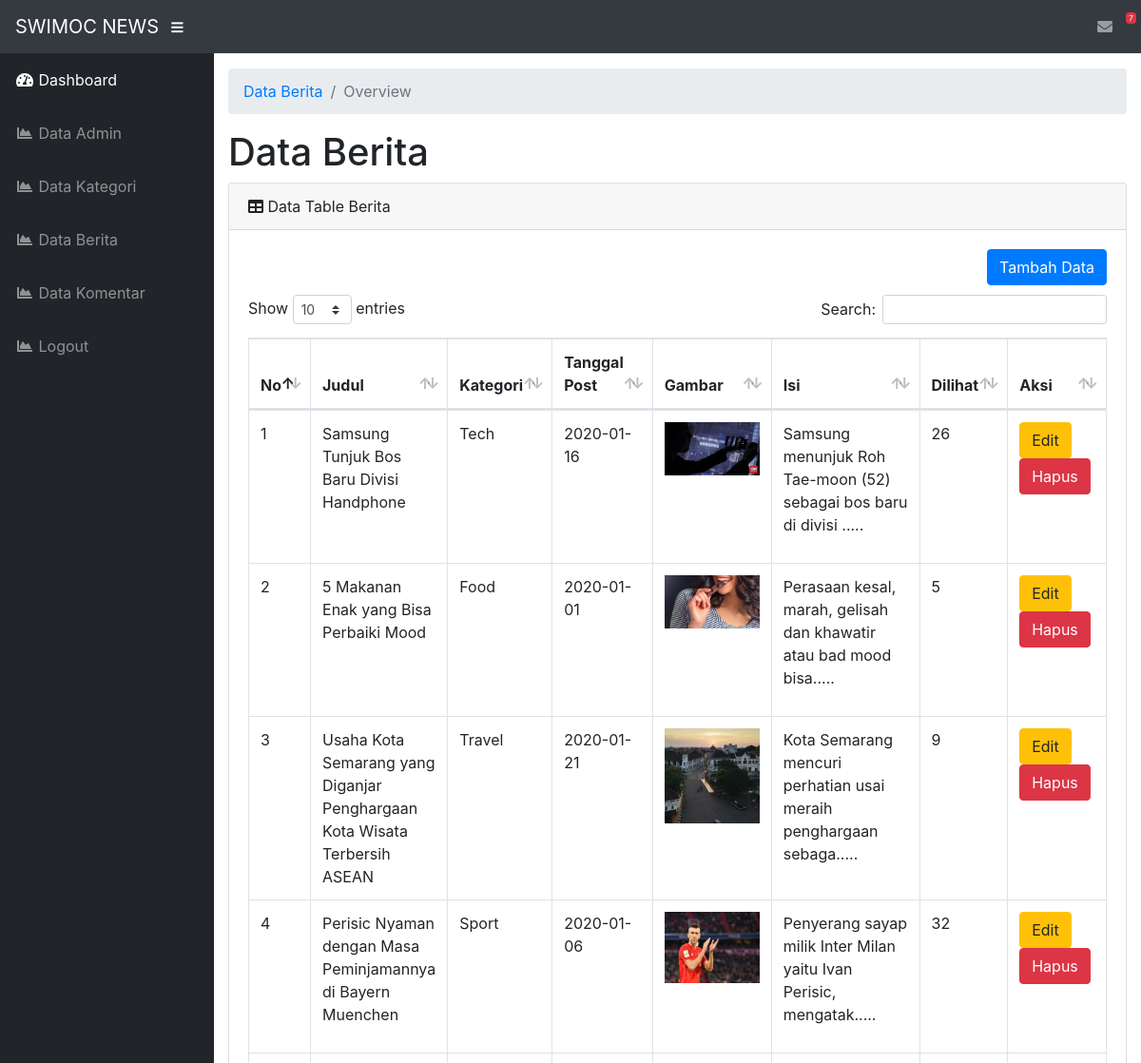
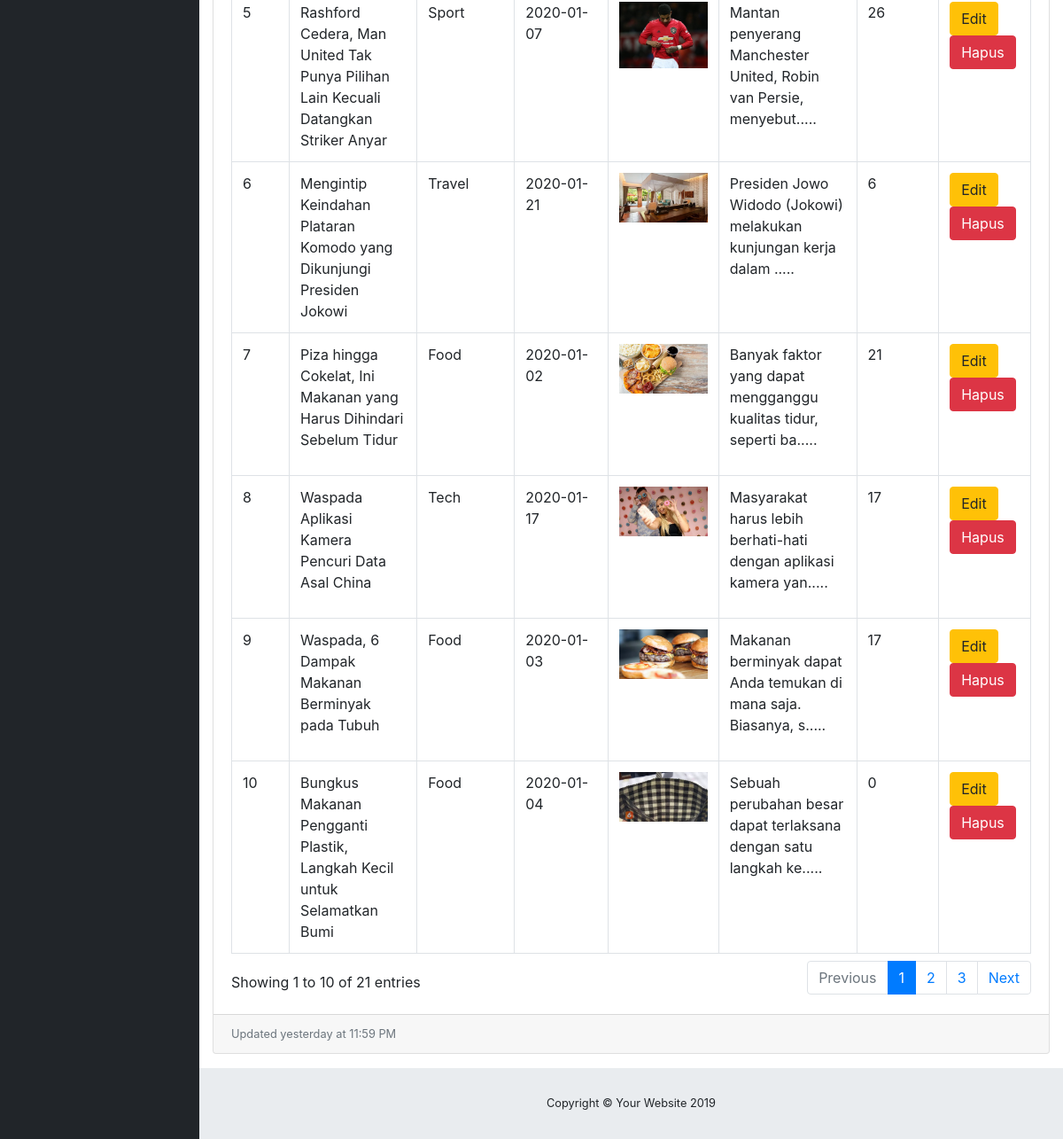
/admin/index.php?page=module/berita/index (signed in), run on the app's committed database (2 pictures, top to bottom).
### tables this page shows
CREATE TABLE `tb_berita` (
  `berita_id` int(11) NOT NULL,
  `kategori_id` int(11) NOT NULL,
  `berita_judul` varchar(225) NOT NULL,
  `berita_tanggal` date NOT NULL,
  `berita_gambar` varchar(225) NOT NULL,
  `berita_isi` text NOT NULL,
  `berita_lihat` int(11) NOT NULL
);

CREATE TABLE `tb_kategori` (
  `kategori_id` int(11) NOT NULL,
  `kategori_nama` varchar(100) NOT NULL
);

### admin/module/berita/index.php (the view)
<div id="content-wrapper">
  <div class="container-fluid">
    <ol class="breadcrumb">
      <li class="breadcrumb-item">
        <a href="index.php?page=module/berita/index">Data Berita</a>
      </li>
      <li class="breadcrumb-item active">Overview</li>
    </ol>
    <h1>Data Berita</h1>
    <div class="card mb-3">
      <div class="card-header">
        <i class="fas fa-table"></i>
        Data Table Berita</div>
      <div class="card-body">
        <a href="index.php?page=module/berita/tambah" class="btn btn-primary" style="float: right">Tambah Data</a> <br><br>
        <div class="table-responsive">
          <table class="table table-bordered" id="dataTable" width="100%" cellspacing="0">
            <thead>
              <tr>
                <th>No</th>
                <th>Judul</th>
                <th>Kategori</th>
                <th>Tanggal Post</th>
                <th>Gambar</th>
                <th>Isi</th>
                <th>Dilihat</th>
                <th width="110px">Aksi</th>
              </tr>
            </thead>
            <tbody>
              <?php
              $no = 1;
              $ambil = $koneksi->query("SELECT * FROM tb_berita,tb_kategori WHERE tb_kategori.kategori_id=tb_berita.kategori_id ORDER BY tb_berita.berita_id ASC");
              while ($pecah = $ambil->fetch_object()) {
              ?>
                <tr>
                  <td><?php echo $no++ ?></td>
                  <td><?php echo $pecah->berita_judul ?></td>
                  <td><?php echo $pecah->kategori_nama ?></td>
                  <td><?php echo $pecah->berita_tanggal ?></td>
                  <td align="center"><img src="assets/gambar_berita/<?php echo $pecah->berita_gambar ?>" alt="load gagal" width="100px"></td>
                  <td><?php
                      $kalimat = $pecah->berita_isi;
                      $cetak = substr($kalimat, 0, 65);
                      echo $cetak . ".....";
                      ?>
                  </td>
                  <td><?php echo $pecah->berita_lihat ?></td>
                  <td>
                    <a href="index.php?page=module/berita/edit&id= <?php echo $pecah->berita_id ?>" class="btn btn-warning">Edit</a>
                    <a href="index.php?page=module/berita/hapus&id= <?php echo $pecah->berita_id ?>" class="btn btn-danger">Hapus</a>
                  </td>
                </tr>
              <?php } ?>
            </tbody>
          </table>
        </div>
      </div>
      <div class="card-footer small text-muted">Updated yesterday at 11:59 PM</div>
    </div>
  </div>
  <footer class="sticky-footer">
    <div class="container my-auto">
      <div class="copyright text-center my-auto">
        <span>Copyright © Your Website 2019</span>
      </div>
    </div>
  </footer>
</div>

### data on the page
tb_berita: berita_judul "Samsung Tunjuk Bos Baru Divisi Handphone", kategori.kategori_nama "Tech", berita_tanggal "2020-01-16", berita_gambar (picture), berita_isi "Samsung menunjuk Roh Tae-moon (52) sebagai bos baru di divisi", berita_lihat "26"
tb_berita: berita_judul "5 Makanan Enak yang Bisa Perbaiki Mood", kategori.kategori_nama "Food", berita_tanggal "2020-01-01", berita_gambar (picture), berita_isi "Perasaan kesal, marah, gelisah dan khawatir atau bad mood bisa", berita_lihat "5"
tb_berita: berita_judul "Usaha Kota Semarang yang Diganjar Penghargaan Kota Wisata Terbersih ASEAN", kategori.kategori_nama "Travel", berita_tanggal "2020-01-21", berita_gambar (picture), berita_isi "Kota Semarang mencuri perhatian usai meraih penghargaan sebaga", berita_lihat "9"
tb_berita: berita_judul "Perisic Nyaman dengan Masa Peminjamannya di Bayern Muenchen", kategori.kategori_nama "Sport", berita_tanggal "2020-01-06", berita_gambar (picture), berita_isi "Penyerang sayap milik Inter Milan yaitu Ivan Perisic, mengatak", berita_lihat "32"
tb_berita: berita_judul "Rashford Cedera, Man United Tak Punya Pilihan Lain Kecuali Datangkan Striker Anyar", kategori.kategori_nama "Sport", berita_tanggal "2020-01-07", berita_gambar (picture), berita_isi "Mantan penyerang Manchester United, Robin van Persie, menyebut", berita_lihat "26"
tb_berita: berita_judul "Mengintip Keindahan Plataran Komodo yang Dikunjungi Presiden Jokowi", kategori.kategori_nama "Travel", berita_tanggal "2020-01-21", berita_gambar (picture), berita_isi "Presiden Jowo Widodo (Jokowi) melakukan kunjungan kerja dalam", berita_lihat "6"
tb_berita: berita_judul "Piza hingga Cokelat, Ini Makanan yang Harus Dihindari Sebelum Tidur", kategori.kategori_nama "Food", berita_tanggal "2020-01-02", berita_gambar (picture), berita_isi "Banyak faktor yang dapat mengganggu kualitas tidur, seperti ba", berita_lihat "21"
tb_berita: berita_judul "Waspada Aplikasi Kamera Pencuri Data Asal China", kategori.kategori_nama "Tech", berita_tanggal "2020-01-17", berita_gambar (picture), berita_isi "Masyarakat harus lebih berhati-hati dengan aplikasi kamera yan", berita_lihat "17"
tb_berita: berita_judul "Waspada, 6 Dampak Makanan Berminyak pada Tubuh", kategori.kategori_nama "Food", berita_tanggal "2020-01-03", berita_gambar (picture), berita_isi "Makanan berminyak dapat Anda temukan di mana saja. Biasanya, s", berita_lihat "17"
tb_berita: berita_judul "Bungkus Makanan Pengganti Plastik, Langkah Kecil untuk Selamatkan Bumi", kategori.kategori_nama "Food", berita_tanggal "2020-01-04", berita_gambar (picture), berita_isi "Sebuah perubahan besar dapat terlaksana dengan satu langkah ke", berita_lihat "0"
